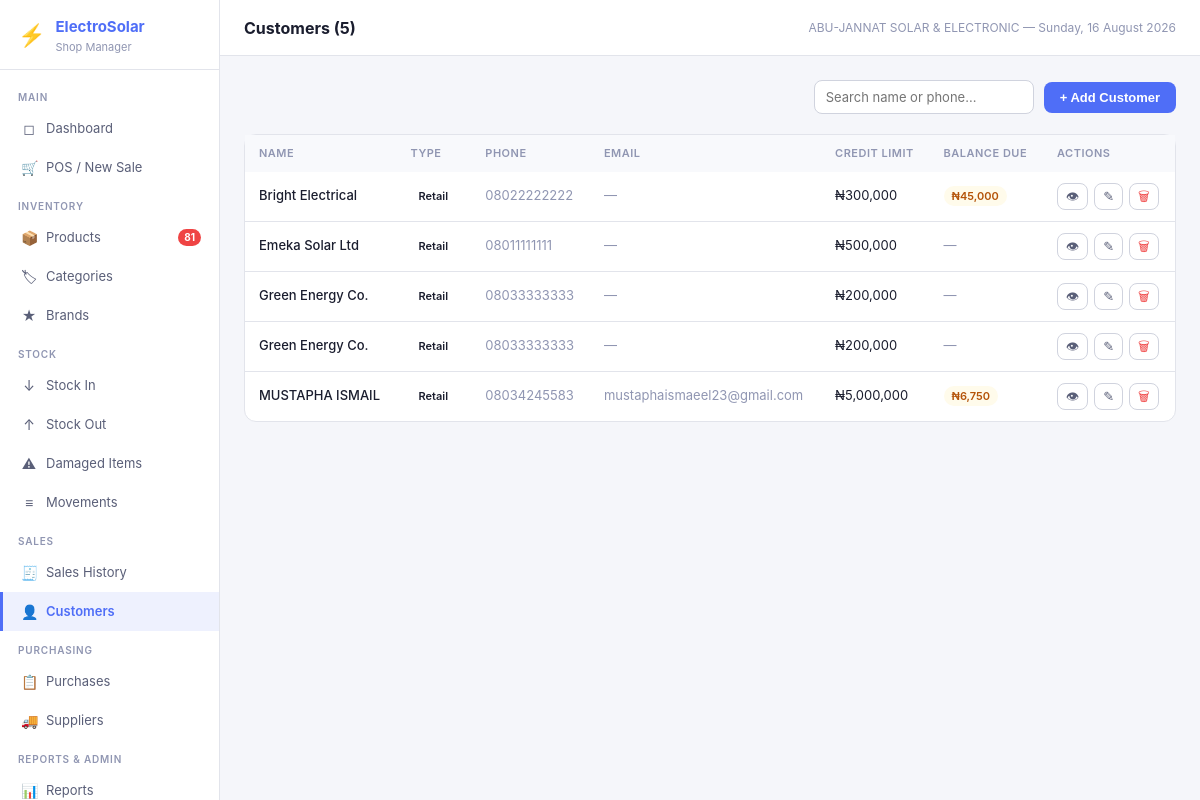
The page /customers (signed in) on the database its author committed.
### tables this page shows
CREATE TABLE settings (
            key TEXT PRIMARY KEY,
            value TEXT
        );

CREATE TABLE customers (
            id INTEGER PRIMARY KEY AUTOINCREMENT,
            name TEXT NOT NULL,
            phone TEXT,
            email TEXT,
            address TEXT,
            credit_limit REAL NOT NULL DEFAULT 0,
            credit_balance REAL NOT NULL DEFAULT 0,
            created_at TEXT NOT NULL DEFAULT (datetime('now'))
        , customer_type TEXT NOT NULL DEFAULT 'retail');

### app.py (the view)
@app.route('/customers')
@login_required
def customers():
    items = query("SELECT * FROM customers ORDER BY name")
    return render_template('customers.html', customers=items)

### app.py (called while the page is built)
def get_db():
    if 'db' not in g:
        g.db = sqlite3.connect(DB_PATH)
        g.db.row_factory = sqlite3.Row
        g.db.execute("PRAGMA foreign_keys = ON")
        g.db.execute("PRAGMA journal_mode = WAL")
    return g.db

def query(sql, args=(), one=False):
    cur = get_db().execute(sql, args)
    rv = cur.fetchall()
    return (rv[0] if rv else None) if one else rv

def login_required(f):
    @wraps(f)
    def decorated(*args, **kwargs):
        if 'user_id' not in session:
            return redirect(url_for('login'))
        return f(*args, **kwargs)
    return decorated

def current_user():
    return {'id': session.get('user_id'), 'username': session.get('username'),
            'full_name': session.get('full_name'), 'role': session.get('role')}

def get_settings():
    rows = query("SELECT key, value FROM settings")
    return {r['key']: r['value'] for r in rows}

@app.context_processor
def inject_globals():
    s = get_settings() if 'user_id' in session else {}
    low_stock = 0
    if 'user_id' in session:
        r = query("SELECT COUNT(*) as c FROM products WHERE is_active=1 AND quantity <= reorder_level", one=True)
        low_stock = r['c'] if r else 0
    return dict(settings=s, current_user=current_user(), low_stock_count=low_stock,
                now=datetime.now())

### templates/customers.html (shortened to what this page needs)
{% extends 'base.html' %}{% block title %}Customers{% endblock %}{% block page_title %}Customers ({{ customers|length }}){% endblock %}
{% block content %}
<div class="page-header"><div></div>
  <div class="page-actions">
    <input type="text" id="custSearch" placeholder="Search name or phone..." oninput="filterTable('custTable','custSearch')" style="width:220px;">
    <button class="btn btn-primary" onclick="openModal('custModal')">+ Add Customer</button>
  </div>
</div>
<div class="card"><div class="table-wrap">
<table id="custTable"><thead><tr><th>Name</th><th>Type</th><th>Phone</th><th>Email</th><th>Credit Limit</th><th>Balance Due</th><th>Actions</th></tr></thead>
<tbody>{% set cur=settings.get('currency','₦') %}{% for c in customers %}<tr data-search="{{ c.name|lower }} {{ c.phone or '' }}">
  <td style="font-weight:500;">{{ c.name }}</td>
  <td><span class="badge {% if c.customer_type=='wholesale' %}badge-info{% else %}badge-secondary{% endif %}">{{ c.customer_type|capitalize }}</span></td>
  <td class="text-muted">{{ c.phone or '—' }}</td>
  <td class="text-muted">{{ c.email or '—' }}</td>
  <td>{% if c.credit_limit %}{{ cur }}{{ '{:,.0f}'.format(c.credit_limit) }}{% else %}—{% endif %}</td>
  <td>{% if c.credit_balance > 0 %}<span class="badge badge-warning">{{ cur }}{{ '{:,.0f}'.format(c.credit_balance) }}</span>{% else %}<span class="text-muted">—</span>{% endif %}</td>
  <td><div style="display:flex;gap:6px;">
    <a href="{{ url_for('customer_history', cid=c.id) }}" class="btn-icon" title="History">👁</a>
    <button class="btn-icon" title="Edit" onclick="editCust({{ {'id': c.id, 'name': c.name, 'customer_type': c.customer_type, 'phone': c.phone, 'email': c.email, 'credit_limit': c.credit_limit, 'address': c.address}|tojson|safe }})">✎</button>
    {% if current_user.role=='admin' %}<form method="POST" action="{{ url_for('customers_delete',cid=c.id) }}" style="display:inline" onsubmit="return confirm('Delete customer?')"><button type="submit" class="btn-icon" style="color:var(--danger)">🗑</button></form>{% endif %}
  </div></td>
</tr>{% endfor %}</tbody></table></div></div>
{% endblock %}

### templates/base.html (shortened to what this page needs)
<!DOCTYPE html>
<html lang="en">
<head>
<link rel="stylesheet" href="{{ url_for('static', filename='css/style.css') }}">
</head>
<body>
<div class="app-shell">
  <aside class="sidebar">
    <div class="sidebar-logo">
      <div class="logo-icon">⚡</div>
      <div>
        <h1>ElectroSolar</h1>
        <p>Shop Manager</p>
      </div>
    </div>
    <nav class="sidebar-nav">
      <div class="nav-section">Main</div>
      <a href="{{ url_for('dashboard') }}" class="nav-item {% if request.endpoint=='dashboard' %}active{% endif %}">
        <span class="nav-icon">◻</span> Dashboard
      </a>
      <a href="{{ url_for('pos') }}" class="nav-item {% if request.endpoint=='pos' %}active{% endif %}">
        <span class="nav-icon">🛒</span> POS / New Sale
      </a>
      <div class="nav-section">Inventory</div>
      <a href="{{ url_for('products') }}" class="nav-item {% if request.endpoint=='products' %}active{% endif %}">
        <span class="nav-icon">📦</span> Products
        {% if low_stock_count > 0 %}<span class="nav-badge">{{ low_stock_count }}</span>{% endif %}
      </a>
      <a href="{{ url_for('categories') }}" class="nav-item {% if request.endpoint=='categories' %}active{% endif %}">
        <span class="nav-icon">🏷</span> Categories
      </a>
      <a href="{{ url_for('brands') }}" class="nav-item {% if request.endpoint=='brands' %}active{% endif %}">
        <span class="nav-icon">★</span> Brands
      </a>
      <div class="nav-section">Stock</div>
      <a href="{{ url_for('stock_in') }}" class="nav-item {% if request.endpoint=='stock_in' %}active{% endif %}">
        <span class="nav-icon">↓</span> Stock In
      </a>
      <a href="{{ url_for('stock_out') }}" class="nav-item {% if request.endpoint=='stock_out' %}active{% endif %}">
        <span class="nav-icon">↑</span> Stock Out
      </a>
      <a href="{{ url_for('stock_damaged') }}" class="nav-item {% if request.endpoint=='stock_damaged' %}active{% endif %}">
        <span class="nav-icon">⚠</span> Damaged Items
      </a>
      <a href="{{ url_for('stock_movements') }}" class="nav-item {% if request.endpoint=='stock_movements' %}active{% endif %}">
        <span class="nav-icon">≡</span> Movements
      </a>
      <div class="nav-section">Sales</div>
      <a href="{{ url_for('sales') }}" class="nav-item {% if request.endpoint in ['sales','sale_detail'] %}active{% endif %}">
        <span class="nav-icon">🧾</span> Sales History
      </a>
      <a href="{{ url_for('customers') }}" class="nav-item {% if request.endpoint in ['customers','customer_history'] %}active{% endif %}">
        <span class="nav-icon">👤</span> Customers
      </a>
      <div class="nav-section">Purchasing</div>
      <a href="{{ url_for('purchases') }}" class="nav-item {% if request.endpoint in ['purchases','purchase_detail'] %}active{% endif %}">
        <span class="nav-icon">📋</span> Purchases
      </a>
      <a href="{{ url_for('suppliers') }}" class="nav-item {% if request.endpoint=='suppliers' %}active{% endif %}">
        <span class="nav-icon">🚚</span> Suppliers
      </a>
      <div class="nav-section">Reports & Admin</div>
      <a href="{{ url_for('reports') }}" class="nav-item {% if request.endpoint=='reports' %}active{% endif %}">
        <span class="nav-icon">📊</span> Reports
      </a>
    </nav>
  </aside>
  <div class="main-area">
    <header class="topbar">
      <h2>{% block page_title %}{% endblock %}</h2>
      <span class="topbar-meta">{{ settings.get('shop_name','ElectroSolar') }} — {{ now.strftime('%A, %d %B %Y') }}</span>
    </header>
    <main class="page-content">
      {% block content %}{% endblock %}
    </main>
  </div>
</div>
</body>
</html>

### rows shown on the page
settings: get "ABU-JANNAT SOLAR & ELECTRONIC"
customers: name "Bright Electrical", customer_type "Retail", phone "08022222222", email "—", cur "₦", credit_limit "300,000", credit_balance "45,000"
customers: name "Emeka Solar Ltd", customer_type "Retail", phone "08011111111", email "—", cur "₦", credit_limit "500,000"
customers: name "Green Energy Co.", customer_type "Retail", phone "08033333333", email "—", cur "₦", credit_limit "200,000"
customers: name "Green Energy Co.", customer_type "Retail", phone "08033333333", email "—", cur "₦", credit_limit "200,000"
customers: name "MUSTAPHA ISMAIL", customer_type "Retail", phone "08034245583", email "mustaphaismaeel23@gmail.com", cur "₦", credit_limit "5,000,000", credit_balance "6,750"

### other values the page prints
{{ low_stock_count }} "81"
{{ customers|length }} "5"
